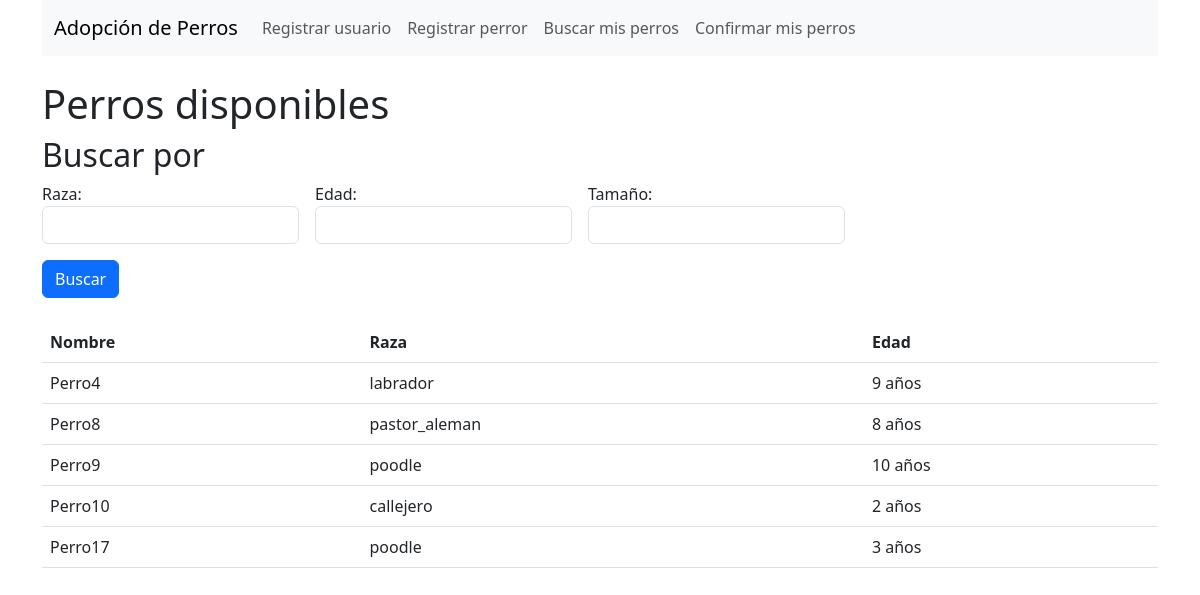
The page / on the database its author committed.
### adopciones/models.py (models this page shows)
class Perro(models.Model):
    nombre = models.CharField(max_length=100)
    raza = models.CharField(max_length=50, choices=RAZAS)
    edad = models.IntegerField()
    tamaño = models.CharField(max_length=20, choices=TAMAÑOS)
    peso = models.FloatField()
    estado_salud = models.CharField(max_length=100, choices=SALUD)
    vacunado = models.BooleanField(default=False)
    estado = models.CharField(max_length=20, choices=[
        ('disponible', 'Disponible'),
        ('reservado', 'Reservado'),
        ('adoptado', 'Adoptado')
    ])
    temperamento = models.CharField(max_length=50, choices=TEMPERAMENTOS)
    url_imagen = models.URLField(max_length=300, null=True, blank=True)
    reservado_por = models.ForeignKey('UsuarioAdoptante', null=True, blank=True, on_delete=models.SET_NULL)

### adopciones/views.py (the view, shortened to what this page needs)
# urls.py: path('', views.lista_perros, name='lista_perros'),
def lista_perros(request):
    perros = Perro.objects.filter(estado='disponible')
    form = BuscarPerroForm(request.GET or None)
    return render(request, 'lista_perros.html', {'perros': perros})

### adopciones/templates/lista_perros.html
{% extends 'base.html' %}
{% block content %}
<h1>Perros disponibles</h1>
<h2>Buscar por</h2>
<form method="get"class="mb-4">
    <div class="row g-3 align-items-center">
    <div class="col-auto">
    <label>Raza:</label>
    <input class="form-control" type="text" name="raza" value="{{ request.GET.raza }}">
    </div>
    <div class="col-auto">
    <label>Edad:</label>
    <input class="form-control" type="number" name="edad" value="{{ request.GET.edad }}">
    </div>
    <div class="col-auto">
    <label>Tamaño:</label>
    <input class="form-control" type="text" name="tamaño" value="{{ request.GET.tamaño }}">
    </div>
    <div>
    <button type="submit" class="btn btn-primary">Buscar</button>
    </div>
    </div>
</form>
<table class="table">
    <thead>
        <tr>
            <th>Nombre</th>
            <th>Raza</th>
            <th>Edad</th>
        </tr>
    </thead>
    <tbody>
        {% for perro in perros %}
            <tr>
                <td>{{ perro.nombre }}</td>
                <td>{{ perro.raza }}</td>
                <td>{{ perro.edad }} años</td>
            </tr>
        {% empty %}
            <tr>
                <td colspan="3">No hay perros disponibles.</td>
            </tr>
        {% endfor %}
    </tbody>
</table>
{% endblock %}

### rows shown on the page
Perro: nombre "Perro4", raza "labrador", edad "9"
Perro: nombre "Perro8", raza "pastor_aleman", edad "8"
Perro: nombre "Perro9", raza "poodle", edad "10"
Perro: nombre "Perro10", raza "callejero", edad "2"
Perro: nombre "Perro17", raza "poodle", edad "3"
